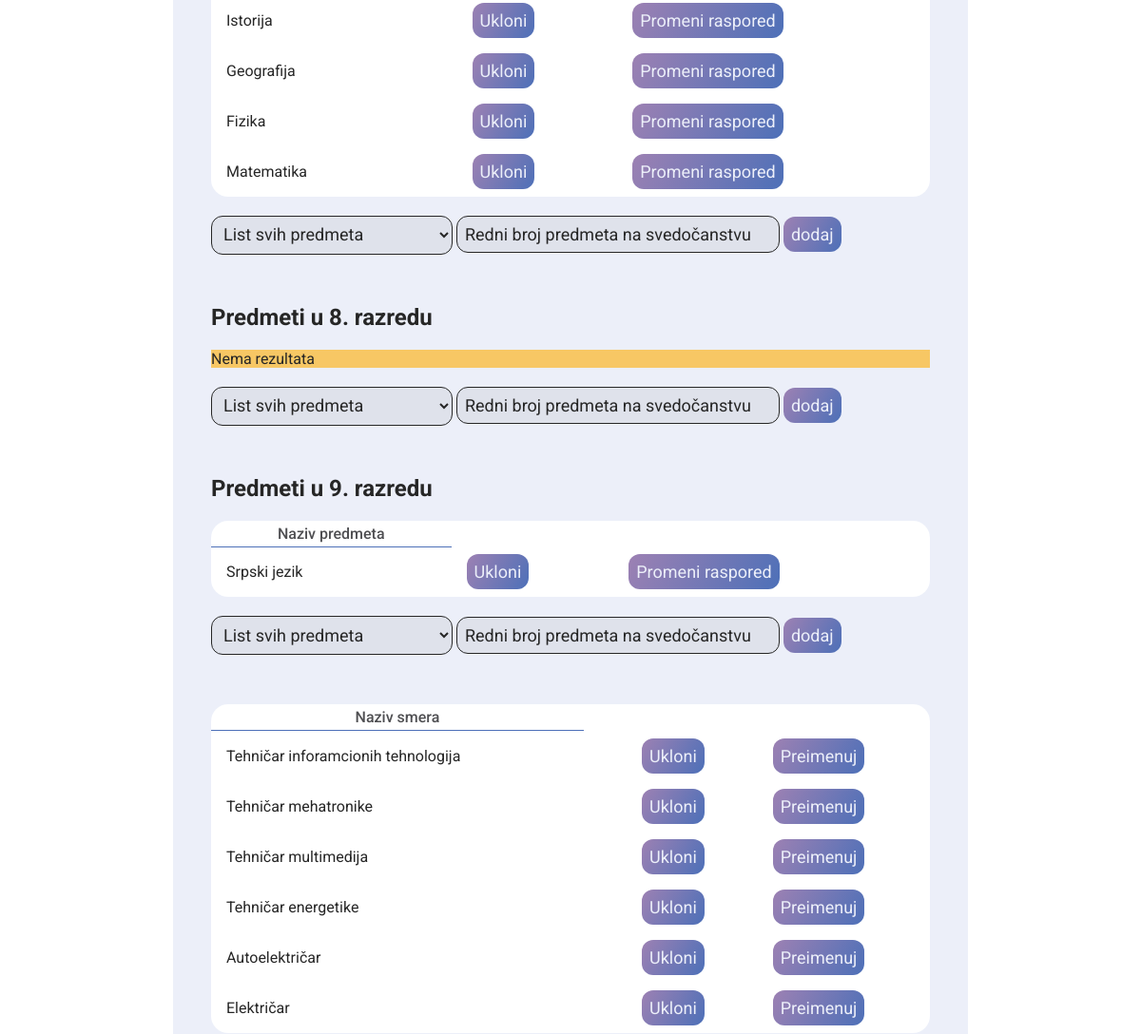
The app's page /admin.php (middle part), older data.
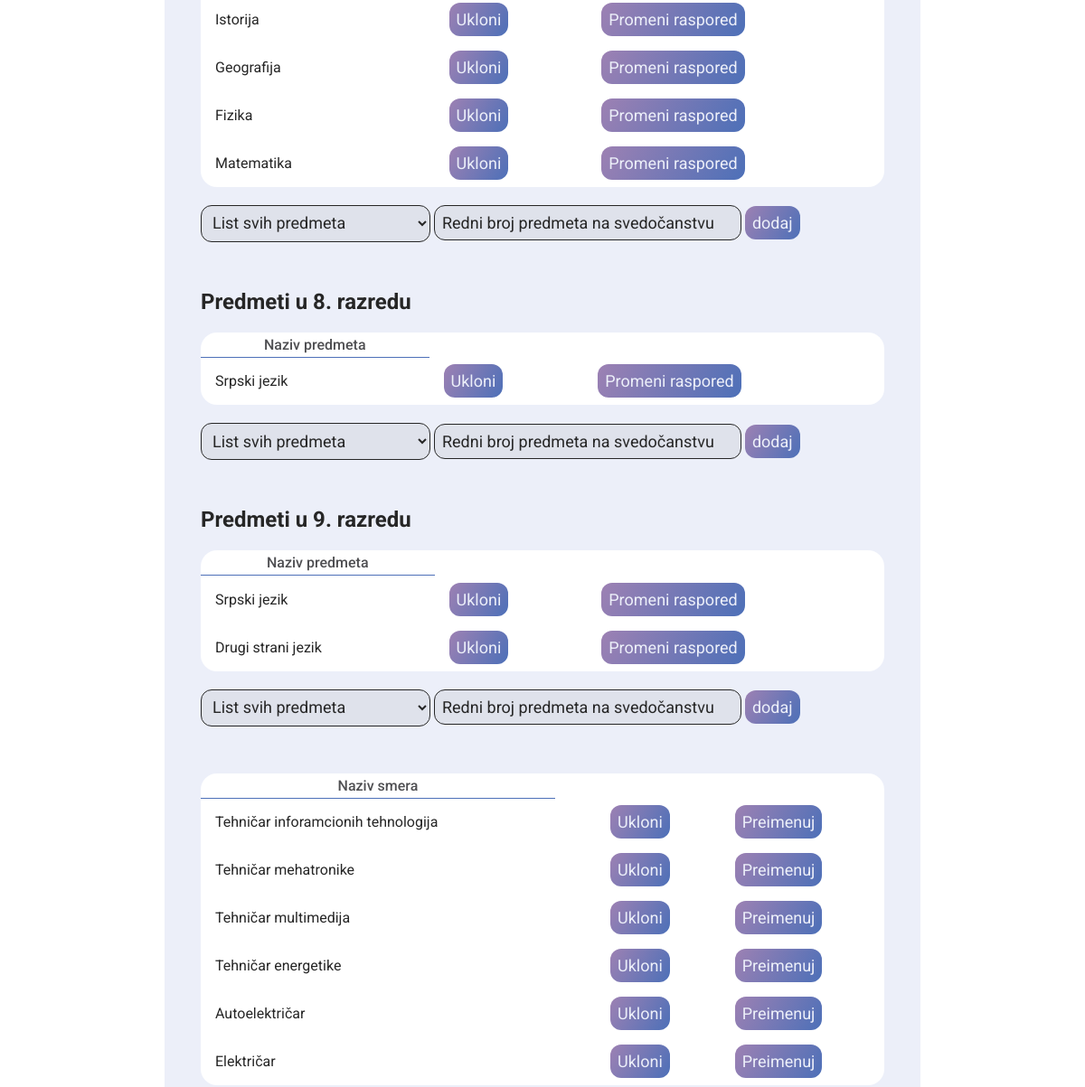
The same page, newer data.
### tables this page shows
CREATE TABLE `veza_razred_predmet` (
  `ID` int(11) NOT NULL,
  `Predmet` int(11) NOT NULL,
  `Razred` int(11) NOT NULL,
  `Redni_broj` int(11) NOT NULL
);

CREATE TABLE `predmeti` (
  `ID` int(11) NOT NULL,
  `Naziv` text NOT NULL
);

CREATE TABLE `smer` (
  `ID` int(11) NOT NULL,
  `naziv` varchar(50) NOT NULL
);

### admin_files/sections/predmeti.php (called while the page is built, shortened)
<?php printInTable($mydb, "predmeti", $sviPred, "Naziv predmeta", "Ukloni", "Preimenuj") ?>

### admin.php (called while the page is built, shortened)
<?php
include "admin_files/head.php";
include 'admin_files/sections/predmeti.php';
predmetiU(6);
predmetiU(7);
predmetiU(8);
predmetiU(9);
include 'admin_files/sections/smerovi.php';
include 'admin_files/footer.php';
?>

### admin_files/funs.php (the view, shortened to what this page needs)
<?php
function printInTable(
    $database,
    $sql_table,
    $query,
    $table_header,
    $btnText1 = "Ukloni",
    $btnText2 = "Promeni raspored"
) {
    $result = $database->query($query);
    if ($result->num_rows == 0) {
        echo "<div class='not-found'>Nema rezultata</div>";
        return;
    }
    echo "<table><th>{$table_header}</th>";
    while ($row = $result->fetch_assoc())
        echo
        "<tr><td>{$row["naziv"]} </td> " .
            button($row["id"], $btnText1, $sql_table, "delete") .
            button($row["id"], $btnText2, $sql_table, "edit") .
            "</tr>";
    echo "</table>";
}
function button(
    $id,
    $txt,
    $sql_table,
    $html_class
) {
    return "
    <td>
    <button
        data-id=$id
        data-table=$sql_table
        class={$html_class}>$txt</button></td>";
}
function selectMenu($database, $query, $selectMenuName)
{
    echo "<select name='$selectMenuName'>";
    echo "<option value=" . 000 . "> List svih predmeta </option>";
    echo "</select> ";
}
function predmetiU($class)
{
    include "conn.php";
    echo "<div class='Predmeti'>
    <h2>
        Predmeti u {$class}. razredu
    </h2>";
    printInTable($mydb, "veza_razred_predmet", sviPred($class), "Naziv predmeta");
    echo "<form method='POST'>";
    selectMenu($mydb, "SELECT id, naziv FROM predmeti", "dodaj_predmet_{$class}");
    echo
    "
    <input
    type='number'
    id='redni_broj_{$class}'
    name='redni_broj_{$class}'
    required
    placeholder='Redni broj predmeta na svedočanstvu'>
    <button>dodaj</button>
    </form>
    <form method='POST'>";
    echo "</form></div>";
}

### admin_files/head.php (shortened to what this page needs)
<?php
include 'conn.php';
include "funs.php";
?>
<!DOCTYPE html>
<html lang='sr'>
<head>
    <link rel="stylesheet" href="styles/style.css">
</head>
<body>

### admin_files/sections/smerovi.php (shortened to what this page needs)
<?php
$table = "smer";
$res = $mydb->query("SELECT id, naziv FROM {$table}");
if ($res->num_rows <= 0)
    echo "<p class='not-found'>Nema rezultata</p>";
else {
    echo "<table><th>Naziv smera</th>";
    while ($row = $res->fetch_assoc())
        echo "<tr><td>{$row["naziv"]} </td>
            <td> " .
            button($row["id"], "Ukloni", $table, "delete") .
            button($row["id"], "Preimenuj", $table, "edit") .
            "</td></tr>";
    echo "</table>";
}
?>

### admin_files/footer.php (shortened to what this page needs)
</body>
</html>

### styles/style.css (style rules this page uses)
body { padding: 0.75rem 2.5rem; background-color: var(--white); gap: 2rem; color: var(--black); width: clamp(100px, 100%, 836px); }
body div { display: flex; flex-direction: column; gap: 1.25rem; }

### styles/generics.css (style rules this page uses)
html { display: flex; flex-direction: column; align-items: center; background-color: #fff; }
body { display: flex; flex-direction: column; }
table { border-collapse: collapse; border-radius: 18px; width: 100%; background-color: #fff; }
input[placeholder="Redni broj predmeta na svedočanstvu"] { width: 340px; }
input, select { background: var(--grey-100); color: var(--black); border: 1px solid var(--black); border-radius: 12px; font-size: 1.125rem; font-weight: 400; padding: 0.5rem; }
input::placeholder { color: var(--black); }
.not-found { background: rgba(255, 174, 0, 0.596); }

### styles/table.css (style rules this page uses)
table { background-color: #fff; }
th { color: var(--grey-600); font-weight: 500; border-bottom: 1px solid var(--blue); padding: 0.25rem 1rem; }

### styles/color.css (style rules this page uses)
:root { --pg-100-opcty: 0.25; --blue: #4d70b8; --pg: linear-gradient(119.59deg, #9d81b3 0%, var(--blue) 100%); --pg-100: linear-gradient( 119.59deg, hsla(274, 25%, 60%, var(--pg-100-opcty)) 0%, hsla(220, 43%, 51%, var(--pg-100-opcty)) 100% ); --white: #eceff9; --grey-100: #dfe2eb; --grey-600: #4f4f52; --black: #262626; }

Row changes from the older to the newer data that the page shows:
added veza_razred_predmet: predmeti.Naziv "Srpski jezik", txt "Ukloni Promeni raspored"
added veza_razred_predmet: predmeti.Naziv "Drugi strani jezik", txt "Ukloni Promeni raspored"
Text that changed along with them:
$table_header: "Naziv predmeta" → "Naziv predmeta Naziv predmeta"
text no longer shown: "Nema rezultata"
